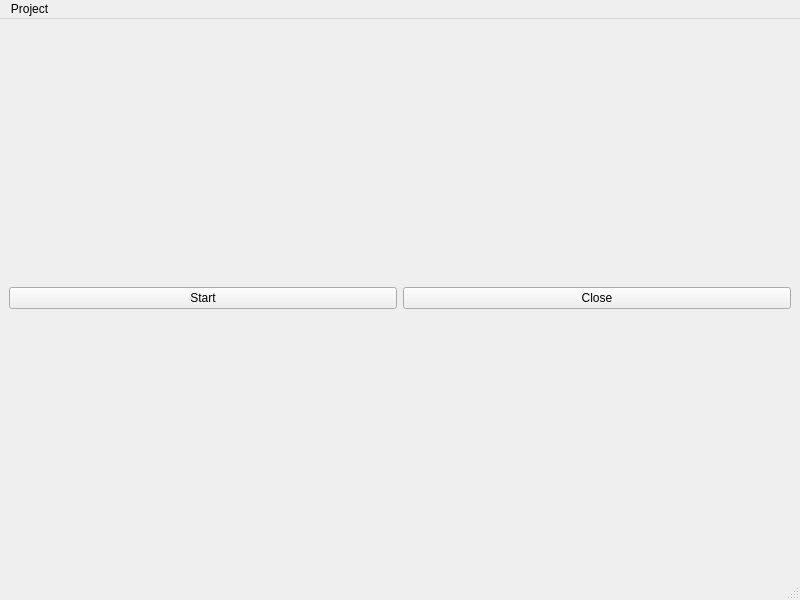
<?xml version="1.0" encoding="UTF-8"?>
<ui version="4.0">
 <class>ProjectWindow</class>
 <widget class="QMainWindow" name="ProjectWindow">
  <property name="geometry">
   <rect>
    <x>0</x>
    <y>0</y>
    <width>800</width>
    <height>600</height>
   </rect>
  </property>
  <property name="windowTitle">
   <string>Project Manager</string>
  </property>
  <widget class="QWidget" name="centralwidget">
   <layout class="QHBoxLayout" name="horizontalLayout_2">
    <item>
     <layout class="QHBoxLayout" name="horizontalLayout">
      <item>
       <widget class="QPushButton" name="startButton">
        <property name="text">
         <string>Start</string>
        </property>
       </widget>
      </item>
      <item>
       <widget class="QPushButton" name="closeButton">
        <property name="text">
         <string>Close</string>
        </property>
       </widget>
      </item>
     </layout>
    </item>
   </layout>
  </widget>
  <widget class="QMenuBar" name="menubar">
   <property name="geometry">
    <rect>
     <x>0</x>
     <y>0</y>
     <width>800</width>
     <height>21</height>
    </rect>
   </property>
   <widget class="QMenu" name="menuProject">
    <property name="title">
     <string>Project</string>
    </property>
    <addaction name="actionNewProject"/>
    <addaction name="actionExit"/>
   </widget>
   <addaction name="menuProject"/>
  </widget>
  <widget class="QStatusBar" name="statusbar"/>
  <action name="actionNewProject">
   <property name="text">
    <string>New Project</string>
   </property>
   <property name="statusTip">
    <string>Create new project</string>
   </property>
  </action>
  <action name="actionExit">
   <property name="text">
    <string>Exit</string>
   </property>
   <property name="statusTip">
    <string>Exit the battery</string>
   </property>
  </action>
 </widget>
 <resources/>
 <connections/>
</ui>
